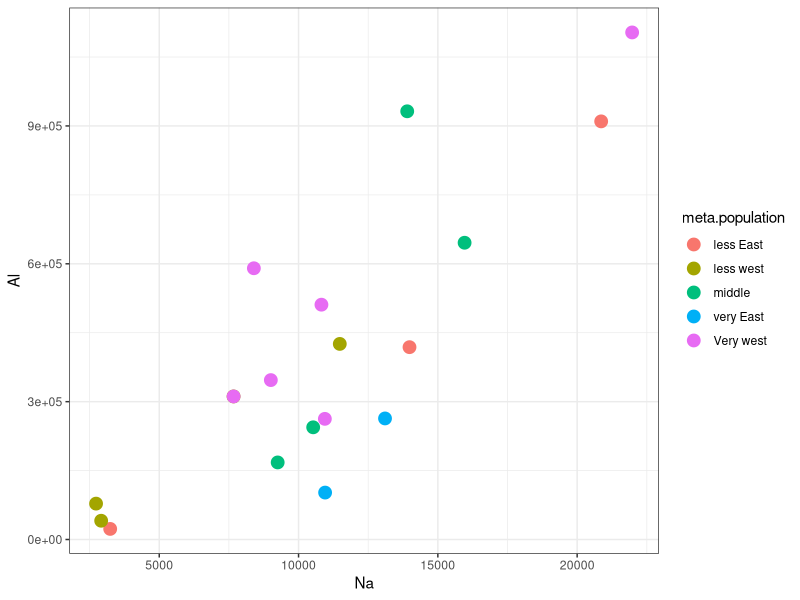

Here is the R script that generated this plot: (Note: this script raises an error after producing the figure.)
rm(list=ls())
#Analysis! #####################
library(ggplot2)
#Read the combined data
dataCombined<-read.csv("data/dataCombined.csv")

#Make the plot! 
ggplot(dataCombined,aes(x=Na,y=Al))+geom_point(size=4,aes(col=meta.population))+theme_bw()
ggsave('results/Figures/Figure_1.png')


#Do the statistics
summary(lm(Na~Al,dataCombined))
  
